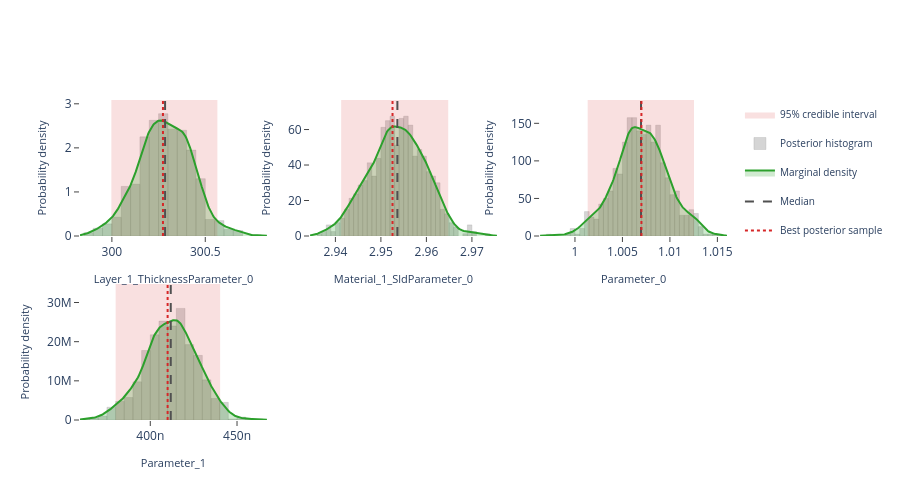

The notebook cell saved with this chart:
### Markdown cell above
## Interactive posterior plots

The next three cells render the same Plotly figures that are shown on the
Bayesian Posterior tab of the EasyReflectometryApp:

* **Marginals** — per-parameter distribution: histogram + smooth KDE marginal,
  shaded 95% credible interval, and median / best-sample lines
  (`plot_distribution` or `posterior.distribution()`)
* **Corner plot** — pairwise marginals + 2-D contours + scatter (`plot_corner`)
* **Traces** — per-chain trace + marginal histogram (`plot_trace`)

The standalone helpers are called with ``return_figure=True`` so they return a
Plotly ``Figure`` that we render in the notebook with ``fig.show()``; the
``PosteriorResults`` methods return the figure directly.

### Code cell
# ---- Marginal posterior distributions ---------------------------------------
# One panel per free parameter, each overlaying the posterior histogram, a
# smooth Gaussian-KDE marginal, the shaded 95% credible interval, and the
# median / best-sample reference lines.  Mirrors the "Marginals" sub-tab in
# the EasyReflectometryApp.

# The PosteriorResults method passes ``logp`` through automatically so the
# best posterior sample (MAP) line is drawn:
fig = posterior.distribution()
fig.show()

# Standalone equivalent (pass ``logp`` to get the best-sample line):
# fig = plot_distribution(
#     posterior.draws,
#     posterior.param_names,
#     logp=posterior.logp,
#     return_figure=True,
# )
# fig.show()

### Figure 1 — Plotly figure (JSON) as saved in the notebook; plotly's stock layout.template omitted (floating-point values rounded to 4 significant figures; data arrays with more than 128 entries replaced by an {"elided": "..."} marker saying what was removed)
{"data": [{"fill": "toself", "fillcolor": "rgba(214, 39, 40, 0.14)", "hoverinfo": "skip", "legendgroup": "95% credible interval", "line": {"color": "rgba(214, 39, 40, 0.14)", "width": 0}, "mode": "lines", "name": "95% credible interval", "showlegend": true, "type": "scatter", "x": [300.0, 300.6, 300.6, 300.0, 300.0], "xaxis": "x", "y": [0.0, 0.0, 3.086, 3.086, 0.0], "yaxis": "y"}, {"histnorm": "probability density", "hovertemplate": "sample=%{x:.4f}<br>density: %{y:.2f}<extra></extra>", "legendgroup": "histogram", "marker": {"color": "rgba(120, 120, 120, 0.38)", "line": {"color": "rgba(120, 120, 120, 0.24)", "width": 1}}, "name": "Posterior histogram", "nbinsx": 40, "opacity": 0.82, "showlegend": true, "type": "histogram", "x": {"elided": "800 float values"}, "xaxis": "x", "yaxis": "y"}, {"fill": "tozeroy", "fillcolor": "rgba(44, 160, 44, 0.22)", "hovertemplate": "Layer_1_ThicknessParameter_0: %{x:.4f}<br>density: %{y:.4f}<extra></extra>", "legendgroup": "marginal", "line": {"color": "rgb(44, 160, 44)", "width": 2}, "mode": "lines", "name": "Marginal density", "showlegend": true, "type": "scatter", "x": {"elided": "256 float values"}, "xaxis": "x", "y": {"elided": "256 float values"}, "yaxis": "y"}, {"hovertemplate": "Median: %{x:.4f}<extra></extra>", "legendgroup": "Median", "line": {"color": "rgb(80, 80, 80)", "dash": "dash", "width": 2}, "mode": "lines", "name": "Median", "showlegend": true, "type": "scatter", "x": [300.3, 300.3], "xaxis": "x", "y": [0.0, 3.086], "yaxis": "y"}, {"hovertemplate": "Best posterior sample: %{x:.4f}<extra></extra>", "legendgroup": "Best posterior sample", "line": {"color": "rgb(214, 39, 40)", "dash": "dot", "width": 2}, "mode": "lines", "name": "Best posterior sample", "showlegend": true, "type": "scatter", "x": [300.3, 300.3], "xaxis": "x", "y": [0.0, 3.086], "yaxis": "y"}, {"fill": "toself", "fillcolor": "rgba(214, 39, 40, 0.14)", "hoverinfo": "skip", "legendgroup": "95% credible interval", "line": {"color": "rgba(214, 39, 40, 0.14)", "width": 0}, "mode": "lines", "name": "95% credible interval", "showlegend": false, "type": "scatter", "x": [2.941, 2.965, 2.965, 2.941, 2.941], "xaxis": "x2", "y": [0.0, 0.0, 76.65, 76.65, 0.0], "yaxis": "y2"}, {"histnorm": "probability density", "hovertemplate": "sample=%{x:.4f}<br>density: %{y:.2f}<extra></extra>", "legendgroup": "histogram", "marker": {"color": "rgba(120, 120, 120, 0.38)", "line": {"color": "rgba(120, 120, 120, 0.24)", "width": 1}}, "name": "Posterior histogram", "nbinsx": 40, "opacity": 0.82, "showlegend": false, "type": "histogram", "x": {"elided": "800 float values"}, "xaxis": "x2", "yaxis": "y2"}, {"fill": "tozeroy", "fillcolor": "rgba(44, 160, 44, 0.22)", "hovertemplate": "Material_1_SldParameter_0: %{x:.4f}<br>density: %{y:.4f}<extra></extra>", "legendgroup": "marginal", "line": {"color": "rgb(44, 160, 44)", "width": 2}, "mode": "lines", "name": "Marginal density", "showlegend": false, "type": "scatter", "x": {"elided": "256 float values"}, "xaxis": "x2", "y": {"elided": "256 float values"}, "yaxis": "y2"}, {"hovertemplate": "Median: %{x:.4f}<extra></extra>", "legendgroup": "Median", "line": {"color": "rgb(80, 80, 80)", "dash": "dash", "width": 2}, "mode": "lines", "name": "Median", "showlegend": false, "type": "scatter", "x": [2.954, 2.954], "xaxis": "x2", "y": [0.0, 76.65], "yaxis": "y2"}, {"hovertemplate": "Best posterior sample: %{x:.4f}<extra></extra>", "legendgroup": "Best posterior sample", "line": {"color": "rgb(214, 39, 40)", "dash": "dot", "width": 2}, "mode": "lines", "name": "Best posterior sample", "showlegend": false, "type": "scatter", "x": [2.953, 2.953], "xaxis": "x2", "y": [0.0, 76.65], "yaxis": "y2"}, {"fill": "toself", "fillcolor": "rgba(214, 39, 40, 0.14)", "hoverinfo": "skip", "legendgroup": "95% credible interval", "line": {"color": "rgba(214, 39, 40, 0.14)", "width": 0}, "mode": "lines", "name": "95% credible interval", "showlegend": false, "type": "scatter", "x": [1.001, 1.013, 1.013, 1.001, 1.001], "xaxis": "x3", "y": [0.0, 0.0, 181.0, 181.0, 0.0], "yaxis": "y3"}, {"histnorm": "probability density", "hovertemplate": "sample=%{x:.4f}<br>density: %{y:.2f}<extra></extra>", "legendgroup": "histogram", "marker": {"color": "rgba(120, 120, 120, 0.38)", "line": {"color": "rgba(120, 120, 120, 0.24)", "width": 1}}, "name": "Posterior histogram", "nbinsx": 40, "opacity": 0.82, "showlegend": false, "type": "histogram", "x": {"elided": "800 float values"}, "xaxis": "x3", "yaxis": "y3"}, {"fill": "tozeroy", "fillcolor": "rgba(44, 160, 44, 0.22)", "hovertemplate": "Parameter_0: %{x:.4f}<br>density: %{y:.4f}<extra></extra>", "legendgroup": "marginal", "line": {"color": "rgb(44, 160, 44)", "width": 2}, "mode": "lines", "name": "Marginal density", "showlegend": false, "type": "scatter", "x": {"elided": "256 float values"}, "xaxis": "x3", "y": {"elided": "256 float values"}, "yaxis": "y3"}, {"hovertemplate": "Median: %{x:.4f}<extra></extra>", "legendgroup": "Median", "line": {"color": "rgb(80, 80, 80)", "dash": "dash", "width": 2}, "mode": "lines", "name": "Median", "showlegend": false, "type": "scatter", "x": [1.007, 1.007], "xaxis": "x3", "y": [0.0, 181.0], "yaxis": "y3"}, {"hovertemplate": "Best posterior sample: %{x:.4f}<extra></extra>", "legendgroup": "Best posterior sample", "line": {"color": "rgb(214, 39, 40)", "dash": "dot", "width": 2}, "mode": "lines", "name": "Best posterior sample", "showlegend": false, "type": "scatter", "x": [1.007, 1.007], "xaxis": "x3", "y": [0.0, 181.0], "yaxis": "y3"}, {"fill": "toself", "fillcolor": "rgba(214, 39, 40, 0.14)", "hoverinfo": "skip", "legendgroup": "95% credible interval", "line": {"color": "rgba(214, 39, 40, 0.14)", "width": 0}, "mode": "lines", "name": "95% credible interval", "showlegend": false, "type": "scatter", "x": [3.8e-07, 4.403e-07, 4.403e-07, 3.8e-07, 3.8e-07], "xaxis": "x4", "y": [0.0, 0.0, 34730000.0, 34730000.0, 0.0], "yaxis": "y4"}, {"histnorm": "probability density", "hovertemplate": "sample=%{x:.4f}<br>density: %{y:.2f}<extra></extra>", "legendgroup": "histogram", "marker": {"color": "rgba(120, 120, 120, 0.38)", "line": {"color": "rgba(120, 120, 120, 0.24)", "width": 1}}, "name": "Posterior histogram", "nbinsx": 40, "opacity": 0.82, "showlegend": false, "type": "histogram", "x": {"elided": "800 float values"}, "xaxis": "x4", "yaxis": "y4"}, {"fill": "tozeroy", "fillcolor": "rgba(44, 160, 44, 0.22)", "hovertemplate": "Parameter_1: %{x:.4f}<br>density: %{y:.4f}<extra></extra>", "legendgroup": "marginal", "line": {"color": "rgb(44, 160, 44)", "width": 2}, "mode": "lines", "name": "Marginal density", "showlegend": false, "type": "scatter", "x": {"elided": "256 float values"}, "xaxis": "x4", "y": {"elided": "256 float values"}, "yaxis": "y4"}, {"hovertemplate": "Median: %{x:.4f}<extra></extra>", "legendgroup": "Median", "line": {"color": "rgb(80, 80, 80)", "dash": "dash", "width": 2}, "mode": "lines", "name": "Median", "showlegend": false, "type": "scatter", "x": [4.118e-07, 4.118e-07], "xaxis": "x4", "y": [0.0, 34730000.0], "yaxis": "y4"}, {"hovertemplate": "Best posterior sample: %{x:.4f}<extra></extra>", "legendgroup": "Best posterior sample", "line": {"color": "rgb(214, 39, 40)", "dash": "dot", "width": 2}, "mode": "lines", "name": "Best posterior sample", "showlegend": false, "type": "scatter", "x": [4.1e-07, 4.1e-07], "xaxis": "x4", "y": [0.0, 34730000.0], "yaxis": "y4"}], "layout": {"barmode": "overlay", "height": 500, "legend": {"font": {"size": 10}}, "plot_bgcolor": "white", "showlegend": true, "xaxis": {"anchor": "y", "domain": [0.0, 0.2889], "range": [299.8, 300.8], "showgrid": false, "ticks": "outside", "title": {"font": {"size": 11}, "text": "Layer_1_ThicknessParameter_0"}, "zeroline": false}, "xaxis2": {"anchor": "y2", "domain": [0.3556, 0.6444], "range": [2.934, 2.976], "showgrid": false, "ticks": "outside", "title": {"font": {"size": 11}, "text": "Material_1_SldParameter_0"}, "zeroline": false}, "xaxis3": {"anchor": "y3", "domain": [0.7111, 1.0], "range": [0.9963, 1.016], "showgrid": false, "ticks": "outside", "title": {"font": {"size": 11}, "text": "Parameter_0"}, "zeroline": false}, "xaxis4": {"anchor": "y4", "domain": [0.0, 0.2889], "range": [3.595e-07, 4.672e-07], "showgrid": false, "ticks": "outside", "title": {"font": {"size": 11}, "text": "Parameter_1"}, "zeroline": false}, "xaxis5": {"anchor": "y5", "domain": [0.3556, 0.6444], "showgrid": false, "ticks": "outside", "zeroline": false}, "xaxis6": {"anchor": "y6", "domain": [0.7111, 1.0], "showgrid": false, "ticks": "outside", "zeroline": false}, "yaxis": {"anchor": "x", "domain": [0.575, 1.0], "range": [0.0, 3.086], "showgrid": false, "ticks": "outside", "title": {"font": {"size": 11}, "text": "Probability density"}, "zeroline": false}, "yaxis2": {"anchor": "x2", "domain": [0.575, 1.0], "range": [0.0, 76.65], "showgrid": false, "ticks": "outside", "title": {"font": {"size": 11}, "text": "Probability density"}, "zeroline": false}, "yaxis3": {"anchor": "x3", "domain": [0.575, 1.0], "range": [0.0, 181.0], "showgrid": false, "ticks": "outside", "title": {"font": {"size": 11}, "text": "Probability density"}, "zeroline": false}, "yaxis4": {"anchor": "x4", "domain": [0.0, 0.425], "range": [0.0, 34730000.0], "showgrid": false, "ticks": "outside", "title": {"font": {"size": 11}, "text": "Probability density"}, "zeroline": false}, "yaxis5": {"anchor": "x5", "domain": [0.0, 0.425], "showgrid": false, "ticks": "outside", "zeroline": false}, "yaxis6": {"anchor": "x6", "domain": [0.0, 0.425], "showgrid": false, "ticks": "outside", "zeroline": false}}}
